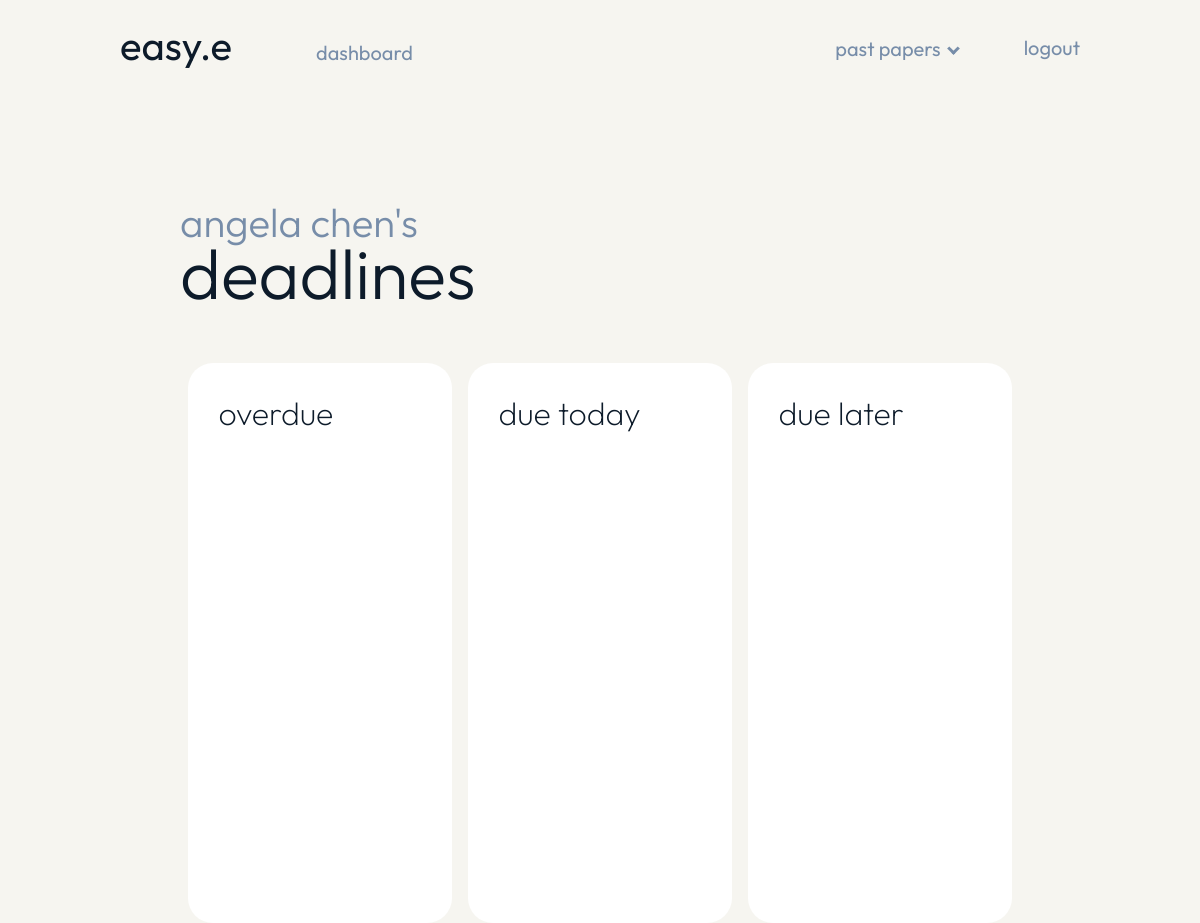
/deadlines (signed in), run on an earlier commit of the app's database.
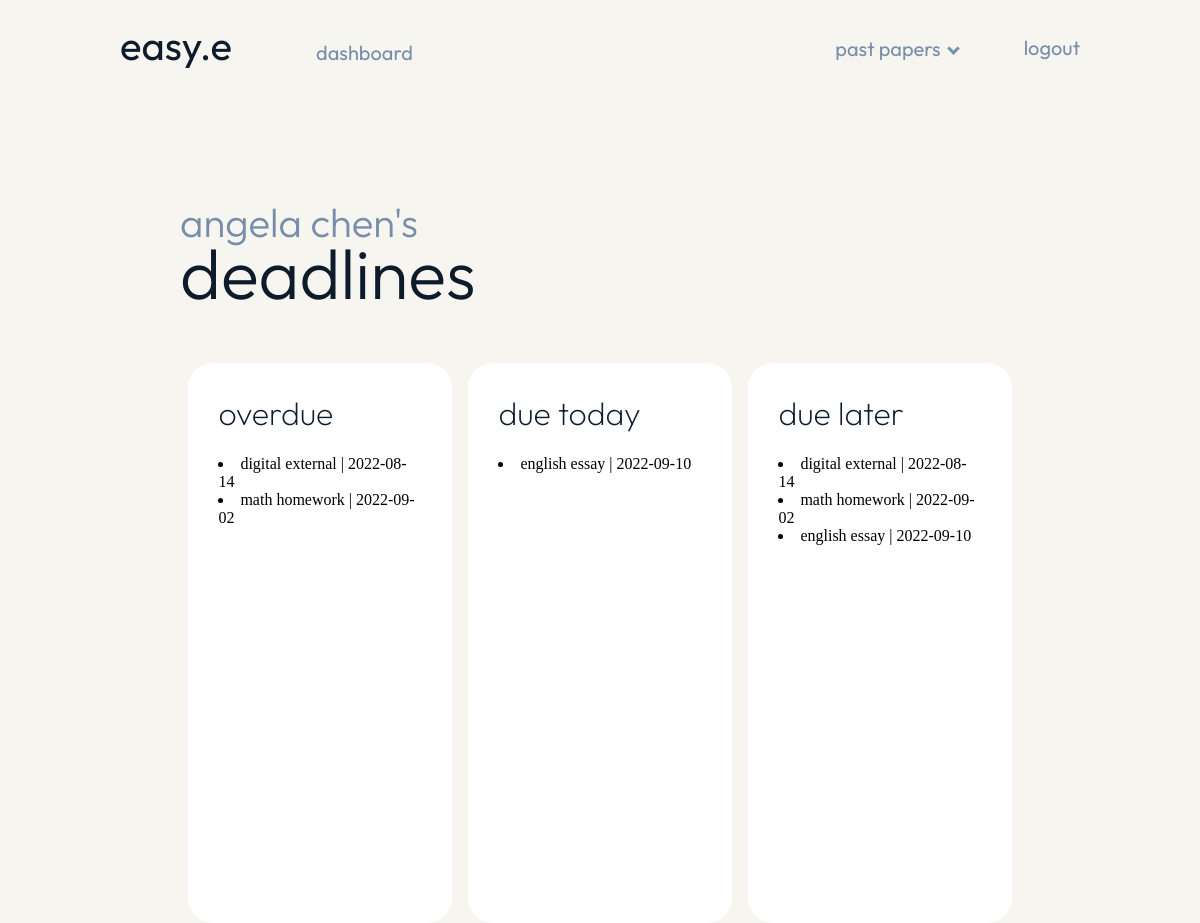
And on a later commit of the database.
### models.py (models this page shows, shortened)
class User(UserMixin, db.Model):
    __tablename__ = "user_login"
    id = db.Column(db.Integer, primary_key=True)
    name = db.Column(db.Text())
    user_name = db.Column(db.String(15), unique=True)
    user_email = db.Column(db.String(50), unique=True)
    user_password = db.Column(db.String(80))
    todo = db.relationship ("Todo", backref='todo')

class Deadlines(db.Model):
    __tablename__ = "deadlines"
    id = db.Column(db.Integer, primary_key=True)
    user = db.Column(db.Integer, db.ForeignKey('user_login.id'))
    date = db.Column(db.Date)
    name = db.Column(db.String())
    tags = db.relationship('Tags', secondary=DeadlinesTags, backref='deadlines')

### main.py (the view)
@app.route("/deadlines")
@login_required
def deadlines():
    deadlines = db.session.query(models.Deadlines).filter_by(user=current_user.id)
    overdue_items = db.session.query(models.Deadlines).filter(models.Deadlines.date < date.today()).all()
    today_items = db.session.query(models.Deadlines).filter(models.Deadlines.date == date.today()).all()
    return render_template ("deadlines.html", name=current_user.name, deadlines=deadlines, overdue_items=overdue_items, today_items=today_items)

### main.py (called while the page is built)
@login_manager.user_loader
def load_user(user_id):
    return models.User.query.get(int(user_id))

### templates/deadlines.html (shortened to what this page needs)
{% extends "layout_user.html" %}
{% block content %}
<div class="page">
    <div class="dashboard_header">
        <h1 class="welcome">{{ name }}'s</h1>
        <h1 class="welcome_name">deadlines</h1>
    </div>
    <div class="deadlines_container">
        <div class="deadlines_sections">
            <h1 class="dashboard_subheadings">overdue</h1>
            {% for overdue_item in overdue_items %}
                <li>{{ overdue_item.name }} | {{ overdue_item.date }}</li>
        {% endfor %}
        </div>
        <br>
        <div class="deadlines_sections">
            <h1 class="dashboard_subheadings">due today</h1>
            {% for today_item in today_items %}
                <li>{{ today_item.name }} | {{ today_item.date }}</li>
            {% endfor%}
        </div>
        <br>
        <div class="deadlines_sections">
            <h1 class="dashboard_subheadings">due later</h1>
            {% for deadline in deadlines %}
                <li>{{ deadline.name }} | {{ deadline.date }}</li>
            {% endfor%}
        </div>
    </div>
</div>
{% endblock %}

### templates/layout_user.html (shortened to what this page needs)
<head>
    <link rel="stylesheet" href="/static/styles.css">
</head>
<nav class="navbar">
    <a id="home_button">easy.e</a>
    <a class="dashboard_button" href="{{url_for('dashboard')}}">dashboard</a>
    <a class="nav_button" href="{{url_for('logout')}}">logout</a>
    <div id="paper_dropdown">
        <button class="dropdown_button" href="{{url_for('papers')}}">past papers<i class="arrow down"></i></button>
    </div>
</nav>
<body>
    {% block content %}{% endblock %}
</body>

### static/styles.css (style rules this page uses)
body { background-color: #f6f5f0; margin: 0; padding: 0; }
.navbar { font-family: 'Outfit', sans-serif; font-size: 20px; color: #778da9; width: 80%; margin: auto; padding-top: 20px; text-decoration: none; }
#home_button { margin-right: 150px; font-size: 2em; color: #0d1b2a; text-decoration: none; user-select: none; font-family: 'Outfit', sans-serif; }
.nav_button { margin-left: 50px; margin-top: 15px; color: #778da9; float: right; text-decoration: none; }
.dashboard_button { text-decoration: none; margin-left: -70px; color: #778da9; }
#paper_dropdown { position: relative; float: right; }
.dropdown_button { font-family: 'Outfit', sans-serif; background-color: #f6f5f0; color: #778da9; padding: 16px; font-size: 20px; border: none; cursor: pointer; }
.arrow { border: solid #778da9; border-width: 0 3px 3px 0; display: inline-block; padding: 3px; }
.down { transform: rotate(45deg); margin-left: 8px; margin-bottom: 3px; }
.page { width: 70%; margin: auto; }
.dashboard_header { font-family: 'Outfit', sans-serif; padding-top: 100px; font-size: 20px; width: 50%; margin-bottom: 0; }
.welcome { font-weight: 300; color: #778da9; user-select: none; }
.welcome_name { font-weight: 300; font-size: 70px; padding-top: 0; margin-top: -45px; color: #0d1b2a; user-select: none; word-wrap: break-word; }
.dashboard_subheadings { font-family: 'Outfit', sans-serif; font-weight: 200; margin-top: 0; color: #0d1b2a; position: sticky; width: fit-content; display: inline-block; }
::placeholder { color: #778da9; font-weight: normal; }
.deadlines_container { display: inline-flex; width: 100%; }
.deadlines_sections { width: 80%; background-color: white; height: 500px; border-radius: 25px; margin-right: 1%; margin-left: 1%; padding: 30px; }

What changed in the data, as far as the page shows it:
added Deadlines: name "digital external", date "2022-08-14"
added Deadlines: name "math homework", date "2022-09-02"
added Deadlines: name "english essay", date "2022-09-10"
